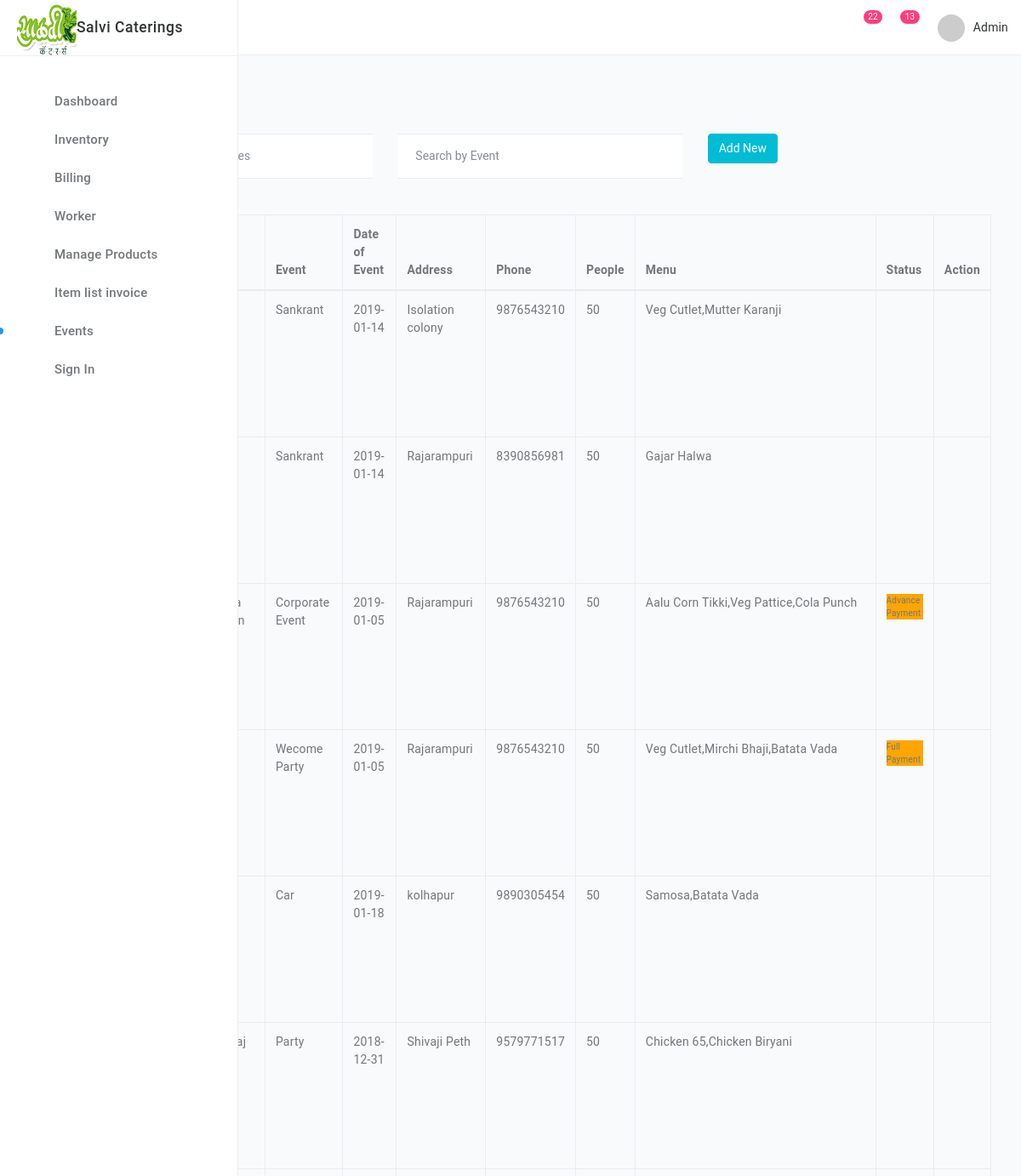
/event_info.php (upper part), run on an earlier commit of the app's database.
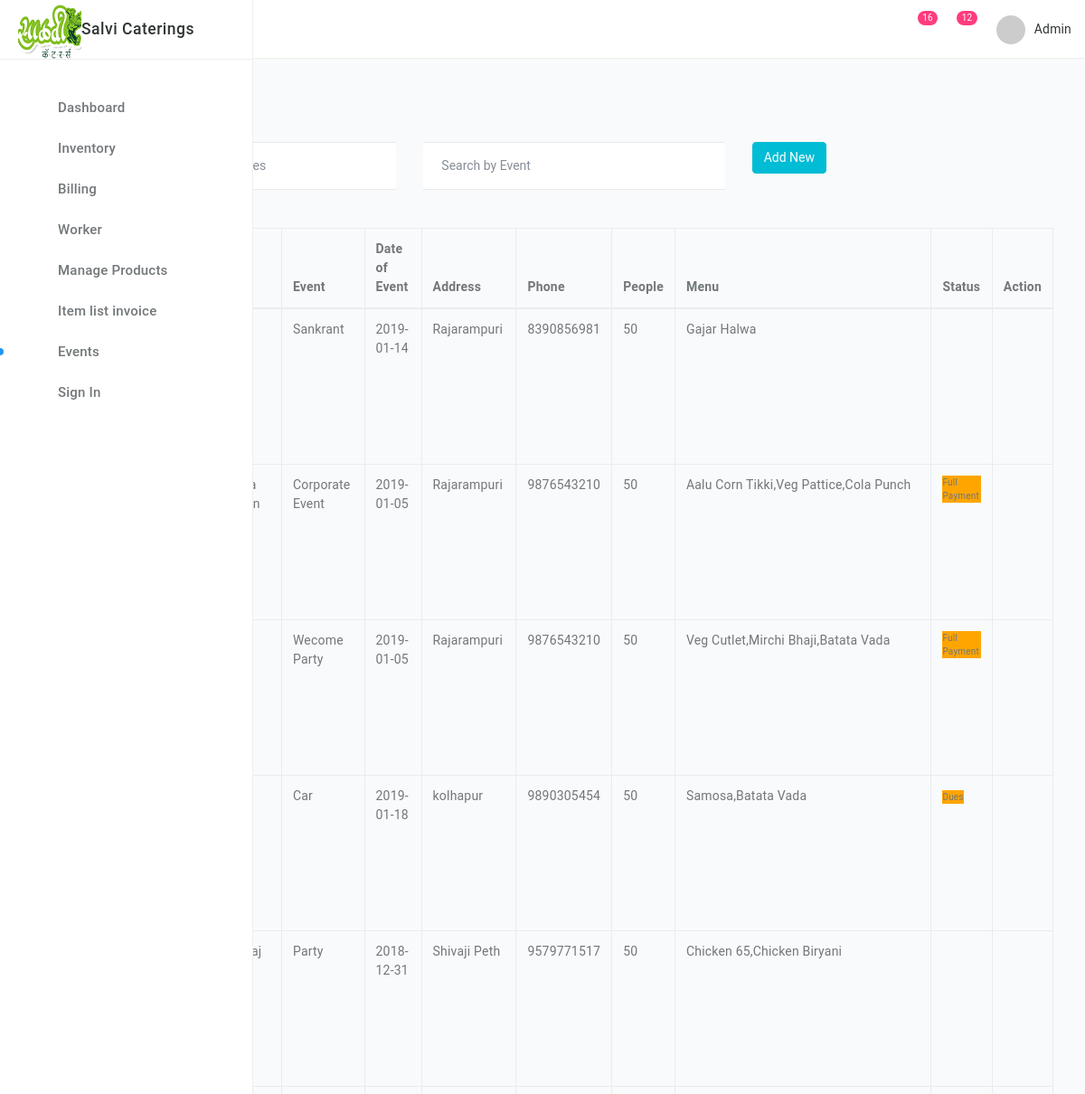
And on a later commit of the database.
### tables this page shows
CREATE TABLE `event_info` (
  `c_id` int(11) NOT NULL,
  `o_dt` date NOT NULL,
  `event_name` varchar(50) NOT NULL,
  `date` date NOT NULL,
  `cust_name` varchar(50) NOT NULL,
  `cust_add` text NOT NULL,
  `cust_phone` varchar(10) NOT NULL,
  `qty` int(11) NOT NULL
);

### event_info.php (the view, shortened to what the changed rows need)
<?php include 'header.php';?>
<?php include "db.php";?>
  <main class="main-content bgc-grey-100">
        <div id="mainContent">
          <div class="container-fluid">
<br />
<br />
<?php
$result = mysqli_query($con,"SELECT * FROM event_info order by(c_id) desc");
				echo "<table class='table table-bordered' id='myTable'>
                <thead>
                <tr>
                     <th>No.</th>
                     	<th>Order Date</th>
                        <th>Name</th>
                        <th>Event</th>
                        <th>Date of Event</th>
                        <th>Address</th>
                        <th>Phone</th>
                        <th>People</th>
                        <th>Menu</th>
                           <th >Status</th>
                        <th colspan='4'>Action</th>
                    </tr>
                </thead>";
                while($row = mysqli_fetch_array($result))
{
echo "<tr>";
$dish=array();
echo "<td>" . $row['c_id'] . "</td>";
echo "<td>" . $row['o_dt'] . "</td>";
echo "<td>" . $row['cust_name'] . "</td>";
echo "<td>" . $row['event_name'] . "</td>";
echo "<td>" . $row['date'] . "</td>";
echo "<td>" . $row['cust_add'] . "</td>";
echo "<td>" . $row['cust_phone'] . "</td>";
echo "<td>" . $row['qty'] . "</td>";
$id=$row['c_id'];
$res = mysqli_query($con,"SELECT d_name FROM cat_orders where c_id='$id'");
 while($row = mysqli_fetch_array($res))
{
$dish[]=$row['d_name'];
}
echo "<td>" . implode(",",$dish). "</td>";
$pay=null;
$res1 = mysqli_query($con,"SELECT pay_status FROM cat_bill where c_id='$id'");
 while($row = mysqli_fetch_array($res1))
{
$pay=$row['pay_status'];
}
echo "<td><label style='background-color:orange; font-size:10px'>" .$pay."</label></td>";
echo "<td>";
?>
<a href="menu.html"><i class="ti-menu-alt" title="Menu" data-toggle="tooltip"></i></a><br>
<?php if(mysqli_num_rows($res1)>0)
{
	echo "<a onclick='return alertfun();'><i class='ti-receipt' title='Make a Bill' data-toggle='tooltip'></i></a> <br>";
}
else
{
echo "<a href='Addcatinvoice.php?id=$id'><i class='ti-receipt' title='Make a Bill' data-toggle='tooltip'></i></a> <br>";
}
?>
<a href="Edit_event.php?id=<?php echo $id ?>"><i class=" ti-pencil-alt" title="Edit Event" data-toggle="tooltip"></i></a><br>
<a href="w_new.php?id=<?php echo $id?>"><i class="ti-id-badge" title="Worker" data-toggle="tooltip"></i></a><br>
<?php if(mysqli_num_rows($res1)>0)
{
echo "<a href='catering_invoice.php?id= $id '><i class='ti-printer' title='Invoice' data-toggle='tooltip'></i></a><br>";
}
else
{
echo "<a onclick='return alertfun2();'><i class='ti-printer' title='Invoice' data-toggle='tooltip'></i></a><br>";
}
?>
<?php if(mysqli_num_rows($res1)>0)
{
echo "<a href='cat_dues.php?id=$id'><i class='ti-back-right' title='Dues' data-toggle='tooltip'></i></a><br>";
}
else
{
echo "<a onclick='return alertfun2();'><i class='ti-back-right' title='Dues' data-toggle='tooltip'></i></a><br>";
}
?>
<a href="delete_event.php?id=<?php echo $id ?>" class="delete" title="Delete" data-toggle="tooltip" onclick="return confirm('Are you sure?')"><i class='ti-trash'>  </i></a>
<br>
</td>
<?php
echo "</tr>";
}
?>
<?php  echo "</table>";?>
</div>
</div>
</main>
   	 <?php include 'footer.php';?>

### header.php (shortened to what the changed rows need)
<!DOCTYPE html>
<html>
<head>
	<link href="style.css" rel="stylesheet">
	</head>
	<body class="app">
<div>
	<div class="sidebar">
		<div class="sidebar-inner">
			<div class="sidebar-logo">
				<div class="peers ai-c fxw-nw"><div class="peer peer-greed">
					<a class="sidebar-link td-n" href="index.php" class="td-n">
						<div class="peers ai-c fxw-nw">
							<div class="peer">
								<div class="logo">
									<img src="img/logo1.png" alt="">
								</div>
							</div>
						</div>
					</a>
				</div>
			</div>
		</div>
	</div>
</div>
<div class="page-container">
	<div class="header navbar">
		<div class="header-container">
			<?php
								include "db.php";
								$sql = "SELECT count(*) as i_id FROM inventory_stock_cater";
                                 $qry = mysqli_query($con, $sql);
                                 $row = mysqli_fetch_assoc($qry);
                                 $cntitem = $row['i_id'];
                                          $eventsql = "SELECT count(*) as c_id FROM event_info";
                                 $eventqry = mysqli_query($con, $eventsql);
                                 $row = mysqli_fetch_assoc($eventqry);
                                 $cntevent = $row['c_id'];
								?>
			<ul class="nav-right">
				<li class="notifications dropdown"><span class="counter bgc-red"><?php echo "$cntitem" ; ?></span> <a href="#" class="dropdown-toggle no-after" data-toggle="dropdown"><i class="ti-bell"></i></a>
</li>
<li class="notifications dropdown"><span class="counter bgc-blue"><?php echo "$cntevent" ; ?></span> <a href="#" class="dropdown-toggle no-after" data-toggle="dropdown"><i class="ti-email"></i></a>
</li>
</ul>
</div>
</div>

What changed in the data, as far as the page shows it:
removed event_info: event_name "Sankrant", date "2019-01-14", cust_add "Isolation colony", cust_phone "9876543210", qty "50", dish "Veg Cutlet,Mutter Karanji"
computed for event_info "Corporate Event": pay "Advance Payment" → "Full Payment"
shown differently, row unchanged: event_info "Car": pay (not shown) → "Dues"
Also different on the page:
$cntitem: "22" → "16"
$cntevent: "13" → "12"
